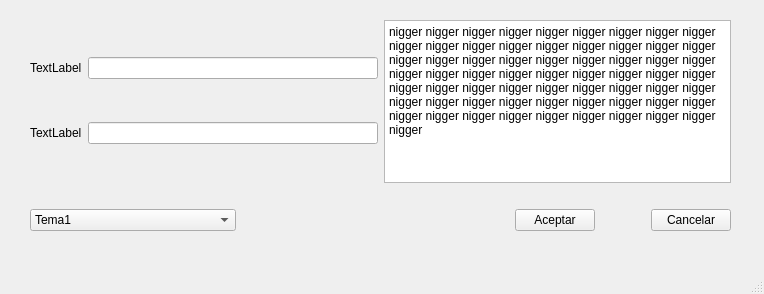
<?xml version="1.0" encoding="UTF-8"?>
<ui version="4.0">
 <class>MainWindow</class>
 <widget class="QMainWindow" name="MainWindow">
  <property name="geometry">
   <rect>
    <x>0</x>
    <y>0</y>
    <width>764</width>
    <height>294</height>
   </rect>
  </property>
  <property name="windowTitle">
   <string>MainWindow</string>
  </property>
  <widget class="QWidget" name="centralwidget">
   <widget class="QWidget" name="">
    <property name="geometry">
     <rect>
      <x>30</x>
      <y>20</y>
      <width>701</width>
      <height>211</height>
     </rect>
    </property>
    <layout class="QVBoxLayout" name="verticalLayout_2">
     <item>
      <layout class="QHBoxLayout" name="horizontalLayout_3">
       <item>
        <layout class="QVBoxLayout" name="verticalLayout">
         <item>
          <layout class="QHBoxLayout" name="horizontalLayout">
           <item>
            <widget class="QLabel" name="label1">
             <property name="text">
              <string>TextLabel</string>
             </property>
            </widget>
           </item>
           <item>
            <widget class="QLineEdit" name="edit1"/>
           </item>
          </layout>
         </item>
         <item>
          <layout class="QHBoxLayout" name="horizontalLayout_2">
           <item>
            <widget class="QLabel" name="label2">
             <property name="text">
              <string>TextLabel</string>
             </property>
            </widget>
           </item>
           <item>
            <widget class="QLineEdit" name="edit2"/>
           </item>
          </layout>
         </item>
        </layout>
       </item>
       <item>
        <widget class="QTextEdit" name="textEditNigga">
         <property name="html">
          <string>&lt;!DOCTYPE HTML PUBLIC &quot;-//W3C//DTD HTML 4.0//EN&quot; &quot;http://www.w3.org/TR/REC-html40/strict.dtd&quot;&gt;
&lt;html&gt;&lt;head&gt;&lt;meta name=&quot;qrichtext&quot; content=&quot;1&quot; /&gt;&lt;meta charset=&quot;utf-8&quot; /&gt;&lt;style type=&quot;text/css&quot;&gt;
p, li { white-space: pre-wrap; }
hr { height: 1px; border-width: 0; }
li.unchecked::marker { content: &quot;\2610&quot;; }
li.checked::marker { content: &quot;\2612&quot;; }
&lt;/style&gt;&lt;/head&gt;&lt;body style=&quot; font-family:'Sans Serif'; font-size:9pt; font-weight:400; font-style:normal;&quot;&gt;
&lt;p style=&quot; margin-top:0px; margin-bottom:0px; margin-left:0px; margin-right:0px; -qt-block-indent:0; text-indent:0px;&quot;&gt;nigger nigger nigger nigger nigger nigger nigger nigger nigger nigger nigger nigger nigger nigger nigger nigger nigger nigger nigger nigger nigger nigger nigger nigger nigger nigger nigger nigger nigger nigger nigger nigger nigger nigger nigger nigger nigger nigger nigger nigger nigger nigger nigger nigger nigger nigger nigger nigger nigger nigger nigger nigger nigger nigger nigger nigger nigger nigger nigger nigger nigger nigger nigger nigger&lt;/p&gt;&lt;/body&gt;&lt;/html&gt;</string>
         </property>
        </widget>
       </item>
      </layout>
     </item>
     <item>
      <spacer name="verticalSpacer">
       <property name="orientation">
        <enum>Qt::Orientation::Vertical</enum>
       </property>
       <property name="sizeType">
        <enum>QSizePolicy::Policy::Fixed</enum>
       </property>
       <property name="sizeHint" stdset="0">
        <size>
         <width>20</width>
         <height>20</height>
        </size>
       </property>
      </spacer>
     </item>
     <item>
      <layout class="QHBoxLayout" name="horizontalLayout_5">
       <item>
        <widget class="QComboBox" name="comboBox">
         <item>
          <property name="text">
           <string>Tema1</string>
          </property>
         </item>
         <item>
          <property name="text">
           <string>Tema2</string>
          </property>
         </item>
         <item>
          <property name="text">
           <string>Tema3</string>
          </property>
         </item>
        </widget>
       </item>
       <item>
        <spacer name="horizontalSpacer_3">
         <property name="orientation">
          <enum>Qt::Orientation::Horizontal</enum>
         </property>
         <property name="sizeType">
          <enum>QSizePolicy::Policy::Fixed</enum>
         </property>
         <property name="sizeHint" stdset="0">
          <size>
           <width>273</width>
           <height>20</height>
          </size>
         </property>
        </spacer>
       </item>
       <item>
        <layout class="QHBoxLayout" name="horizontalLayout_4">
         <item>
          <widget class="QPushButton" name="btnAceptar">
           <property name="text">
            <string>Aceptar</string>
           </property>
          </widget>
         </item>
         <item>
          <spacer name="horizontalSpacer">
           <property name="orientation">
            <enum>Qt::Orientation::Horizontal</enum>
           </property>
           <property name="sizeType">
            <enum>QSizePolicy::Policy::Fixed</enum>
           </property>
           <property name="sizeHint" stdset="0">
            <size>
             <width>50</width>
             <height>0</height>
            </size>
           </property>
          </spacer>
         </item>
         <item>
          <widget class="QPushButton" name="btnCancelar">
           <property name="text">
            <string>Cancelar</string>
           </property>
          </widget>
         </item>
        </layout>
       </item>
      </layout>
     </item>
    </layout>
   </widget>
  </widget>
  <widget class="QMenuBar" name="menubar">
   <property name="geometry">
    <rect>
     <x>0</x>
     <y>0</y>
     <width>764</width>
     <height>22</height>
    </rect>
   </property>
  </widget>
  <widget class="QStatusBar" name="statusbar"/>
 </widget>
 <resources/>
 <connections/>
</ui>
